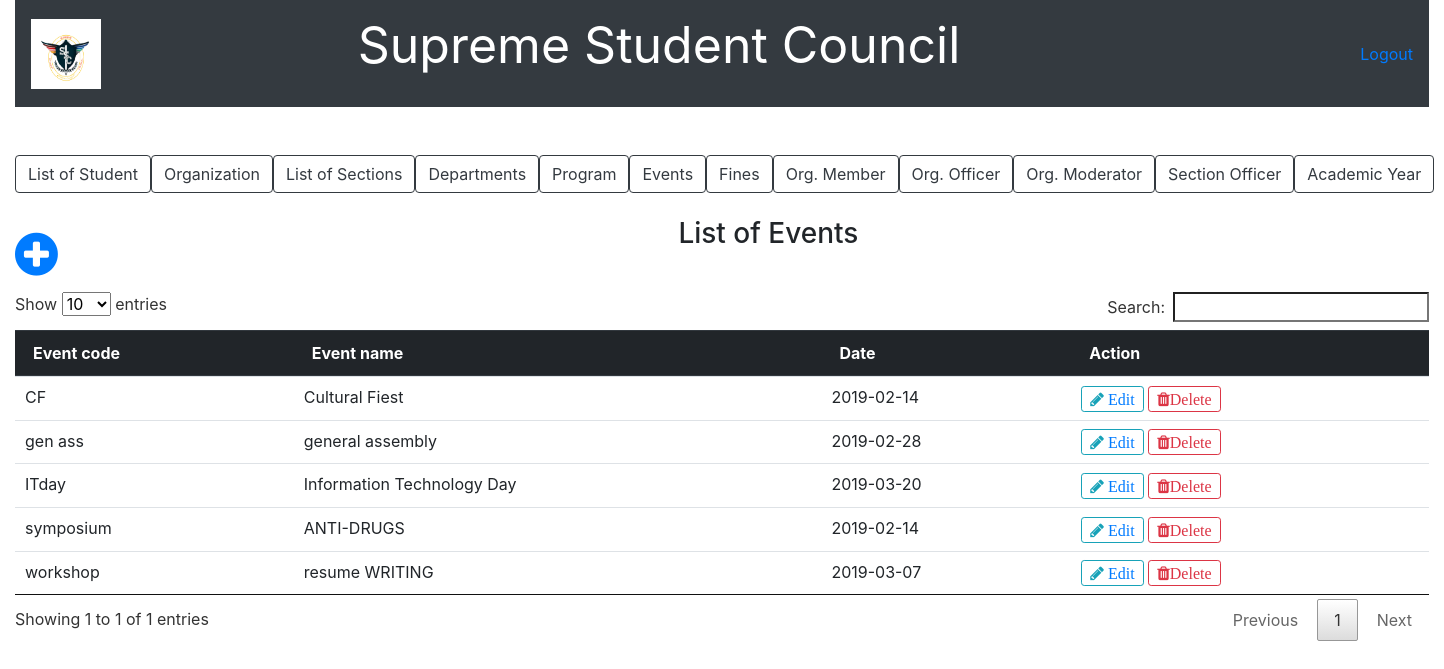
Before: /list_of_event.php with the older database file.
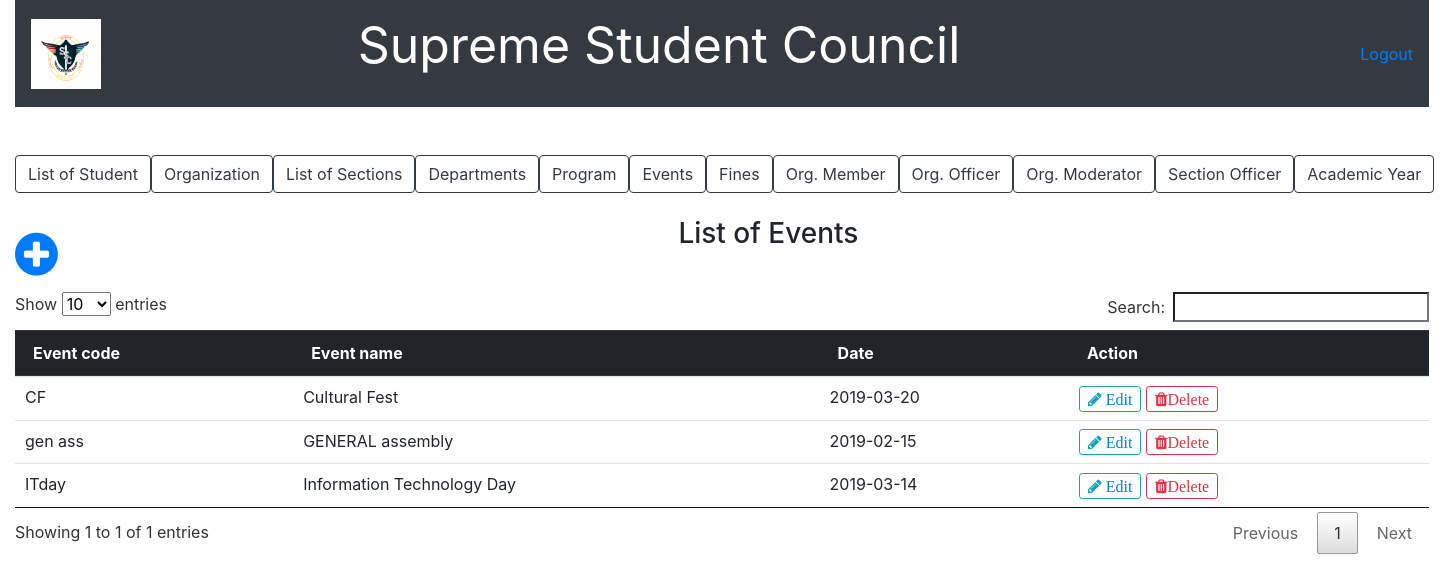
After: the same page with the newer database file.
### tables this page shows
CREATE TABLE `event` (
  `event_code` varchar(20) NOT NULL,
  `event_name` varchar(100) DEFAULT NULL,
  `date` date DEFAULT NULL
);

### list_of_event.php (the view, shortened to what this page needs)
<?php include('server.php'); ?>
<!DOCTYPE html>
<html>
<head>
		<link rel="stylesheet" href="bootstrap/css/bootstrap.min.css">
		<link rel = "stylesheet" href = "font-awesome-4.7.0/font-awesome-4.7.0/css/font-awesome.min.css">
		<link href = "css/style.css" rel = "stylesheet" type = "text/css" >
		<link href = "css/jquery.dataTables.min.css" rel = "stylesheet" type = "text/css" >
</head>
<body>
	<div class="container-fluid">
		<nav class="navbar navbar-expand-lg navbar-dark bg-dark">
		   <a href = "index.php"><img src = "picture/ssc.PNG" style=" height:70px; width:70px;"></a>
		  <div class="collapse navbar-collapse" id="navbarTogglerDemo03">
		    	</center><p style="color:white; font-size: 50px; margin-right: 400px;">Supreme Student Council<strong></strong></p>
		    	<a href="logout.php">Logout</a>
		  </div>
		</nav>
	</div>
	<br /><br />
	<div class="container-fluid">
				<div class="btn-group btn-group-lg" role="group"">
					<a href = "list_of_student.php"><button type="button" class="btn btn-outline-dark">List of Student</button></a>
					<a href ="list_of_organization.php"><button type="button" class="btn btn-outline-dark">Organization</button></a>
					<a href ="list_of_section.php"><button type="button" class="btn btn-outline-dark">List of Sections</button></a>
					<a href ="list_of_department.php"><button type="button" class="btn btn-outline-dark">Departments</button>
					<a href ="list_of_program.php"><button type="button" class="btn btn-outline-dark">Program</button></a>
					<a href ="list_of_event.php"><button type="button" class="btn btn-outline-dark">Events</button></a>
					<a href ="fines.php"><button type="button" class="btn btn-outline-dark">Fines</button></a>
					<a href ="list_of_organization_member.php"><button type="button" class="btn btn-outline-dark">Org. Member</button></a>
					<a href ="list_of_organization_officer.php"><button type="button" class="btn btn-outline-dark">Org. Officer</button></a>
					<a href ="list_of_organization_moderator.php"><button type="button" class="btn btn-outline-dark">Org. Moderator</button></a>
					<a href ="list_of_section_officer.php"><button type="button" class="btn btn-outline-dark">Section Officer</button></a>
					<a href ="list_of_acad_year.php"><button type="button" class="btn btn-outline-dark">Academic Year</button></a>
				</div>
				<br /><br />
				<a href = "add_new_event.php"><span style="float: left; font-size: 50px; margin-right: 50px;"><i class="fa fa-plus-circle" font-size = "50px"></i></span></a>
				<center><h3>List of Events</h3></center><br />
				<?php $results = mysqli_query($db, "SELECT * FROM event"); ?>
				<table class="table table-primary" id = "myTable">
				  <thead class="thead-dark">
				    <tr>
				      <th scope="col">Event code</th>
				      <th scope="col">Event name</th>
				      <th scope="col">Date</th>
				      <th scope="col">Action</th>
				    </tr>
				  </thead>
				  <?php while ($row = mysqli_fetch_array($results)){ ?>
				  <tbody>
				    <tr>
				      <td><?php echo $row['event_code']?></td>
				      <td><?php echo $row['event_name']?></td>
				      <td><?php echo $row['date']?></td>
				      <td>
				      	<button type="button" class="btn btn-outline-info btn-sm fa fa-pencil"><a href="update_event.php?EDIT2=<?php echo $row['event_code']; ?>"> Edit </a></button>
						<button type="button" class="btn btn-outline-danger btn-sm fa fa-trash" data-toggle="modal" data-target="#exampleModal">Delete</button>
				      </td>
				    </tr>
				  </tbody>
				  <?php
  				  } ?>
				</table>
	</div>
</body>
</html>

Changed rows visible on the page:
removed event: event_code "symposium", event_name "ANTI-DRUGS", date "2019-02-14"
removed event: event_code "workshop", event_name "resume WRITING", date "2019-03-07"
changed event "CF": event_name "Cultural Fiest" → "Cultural Fest"; date "2019-02-14" → "2019-03-20"
changed event "gen ass": event_name "general assembly" → "GENERAL assembly"; date "2019-02-28" → "2019-02-15"
changed event "ITday": date "2019-03-20" → "2019-03-14"
